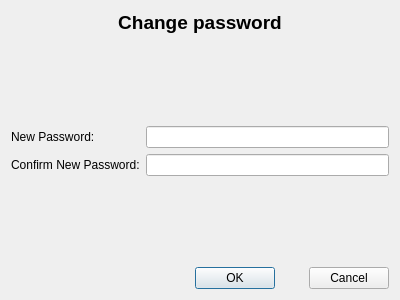
<?xml version="1.0" encoding="UTF-8"?>
<ui version="4.0">
 <class>ChangePassword</class>
 <widget class="QDialog" name="ChangePassword">
  <property name="geometry">
   <rect>
    <x>0</x>
    <y>0</y>
    <width>400</width>
    <height>300</height>
   </rect>
  </property>
  <property name="windowTitle">
   <string>Dialog</string>
  </property>
  <layout class="QVBoxLayout" name="verticalLayout">
   <item>
    <widget class="QLabel" name="label_3">
     <property name="font">
      <font>
       <pointsize>14</pointsize>
       <weight>75</weight>
       <bold>true</bold>
      </font>
     </property>
     <property name="text">
      <string>Change password</string>
     </property>
     <property name="alignment">
      <set>Qt::AlignCenter</set>
     </property>
    </widget>
   </item>
   <item>
    <spacer name="verticalSpacer">
     <property name="orientation">
      <enum>Qt::Vertical</enum>
     </property>
     <property name="sizeHint" stdset="0">
      <size>
       <width>20</width>
       <height>64</height>
      </size>
     </property>
    </spacer>
   </item>
   <item>
    <layout class="QFormLayout" name="formLayout">
     <item row="0" column="0">
      <widget class="QLabel" name="label_2">
       <property name="text">
        <string>New Password:</string>
       </property>
      </widget>
     </item>
     <item row="0" column="1">
      <widget class="QLineEdit" name="txtNewPassword">
       <property name="echoMode">
        <enum>QLineEdit::Password</enum>
       </property>
      </widget>
     </item>
     <item row="1" column="0">
      <widget class="QLabel" name="label">
       <property name="text">
        <string>Confirm New Password:</string>
       </property>
      </widget>
     </item>
     <item row="1" column="1">
      <widget class="QLineEdit" name="txtConfirmNewPassword">
       <property name="echoMode">
        <enum>QLineEdit::Password</enum>
       </property>
      </widget>
     </item>
    </layout>
   </item>
   <item>
    <spacer name="verticalSpacer_2">
     <property name="orientation">
      <enum>Qt::Vertical</enum>
     </property>
     <property name="sizeHint" stdset="0">
      <size>
       <width>20</width>
       <height>63</height>
      </size>
     </property>
    </spacer>
   </item>
   <item>
    <layout class="QHBoxLayout" name="horizontalLayout">
     <item>
      <spacer name="horizontalSpacer_2">
       <property name="orientation">
        <enum>Qt::Horizontal</enum>
       </property>
       <property name="sizeHint" stdset="0">
        <size>
         <width>40</width>
         <height>20</height>
        </size>
       </property>
      </spacer>
     </item>
     <item>
      <widget class="QPushButton" name="btnOK">
       <property name="text">
        <string>OK</string>
       </property>
      </widget>
     </item>
     <item>
      <spacer name="horizontalSpacer">
       <property name="orientation">
        <enum>Qt::Horizontal</enum>
       </property>
       <property name="sizeType">
        <enum>QSizePolicy::Fixed</enum>
       </property>
       <property name="sizeHint" stdset="0">
        <size>
         <width>28</width>
         <height>20</height>
        </size>
       </property>
      </spacer>
     </item>
     <item>
      <widget class="QPushButton" name="btnCancel">
       <property name="text">
        <string>Cancel</string>
       </property>
      </widget>
     </item>
    </layout>
   </item>
  </layout>
  <zorder>btnOK</zorder>
  <zorder>btnCancel</zorder>
  <zorder>label_2</zorder>
  <zorder>txtNewPassword</zorder>
  <zorder>label</zorder>
  <zorder>txtConfirmNewPassword</zorder>
  <zorder>label_3</zorder>
  <zorder>verticalSpacer</zorder>
  <zorder>verticalSpacer_2</zorder>
  <zorder>btnCancel</zorder>
 </widget>
 <resources/>
 <connections/>
</ui>
